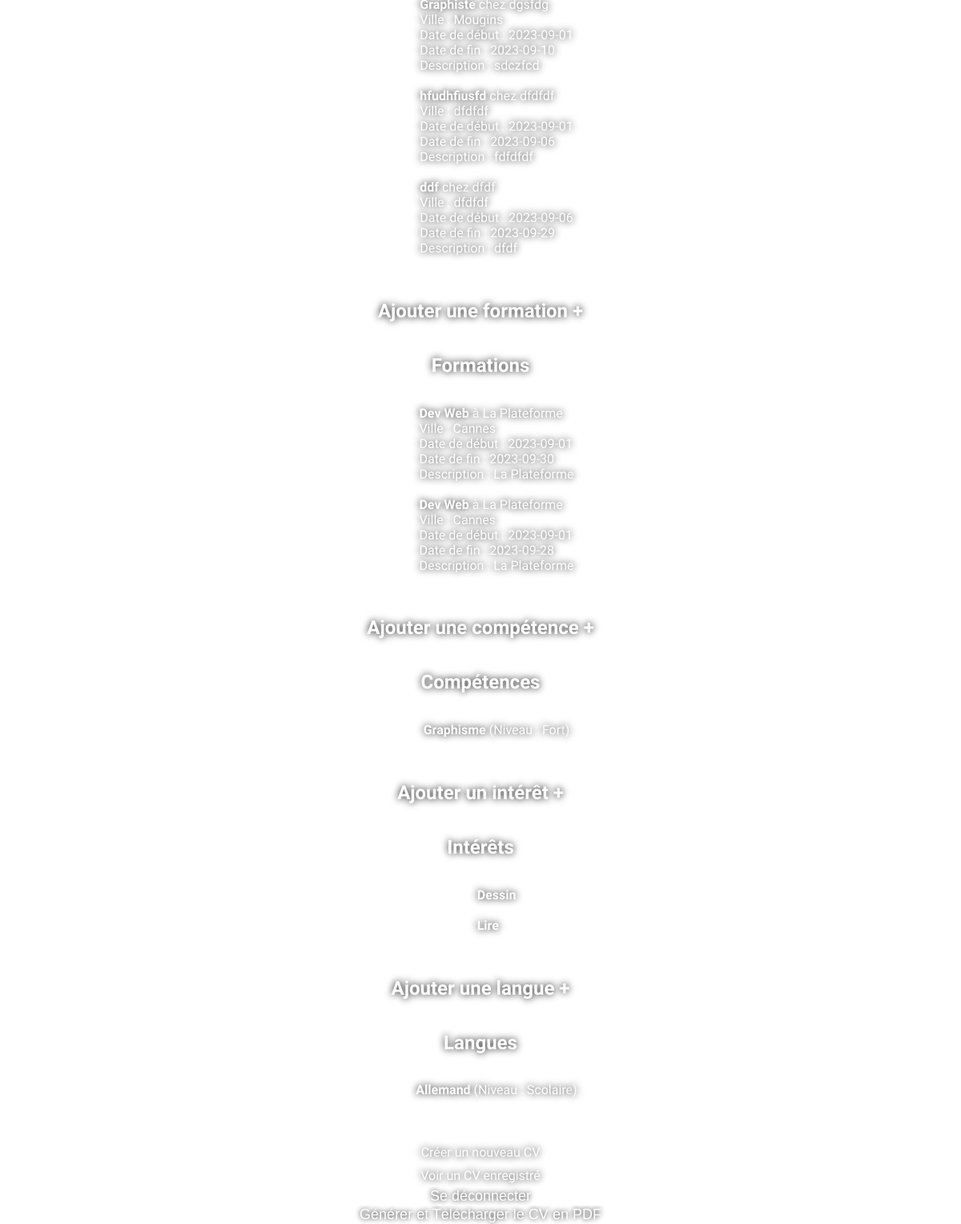
Page /profil.php (signed in) on the committed database.
### tables this page shows
CREATE TABLE IF NOT EXISTS `experience` (
  `id` int NOT NULL AUTO_INCREMENT,
  `utilisateurs_id` int NOT NULL,
  `poste` varchar(255) NOT NULL,
  `employeur` varchar(255) NOT NULL,
  `ville` varchar(255) NOT NULL,
  `date_start` date NOT NULL,
  `date_end` date NOT NULL,
  `description` varchar(255) NOT NULL,
  PRIMARY KEY (`id`)
);

CREATE TABLE IF NOT EXISTS `formation` (
  `id` int NOT NULL AUTO_INCREMENT,
  `utilisateurs_id` int NOT NULL,
  `nom_formation` varchar(255) NOT NULL,
  `nom_etablissement` varchar(255) NOT NULL,
  `ville` varchar(255) NOT NULL,
  `date_start` date NOT NULL,
  `date_end` date NOT NULL,
  `description` varchar(255) NOT NULL,
  PRIMARY KEY (`id`)
);

CREATE TABLE IF NOT EXISTS `competence` (
  `id` int NOT NULL AUTO_INCREMENT,
  `utilisateurs_id` int NOT NULL,
  `nom` varchar(255) NOT NULL,
  `niveau` varchar(255) NOT NULL,
  PRIMARY KEY (`id`)
);

CREATE TABLE IF NOT EXISTS `interet` (
  `id` int NOT NULL AUTO_INCREMENT,
  `utilisateurs_id` int NOT NULL,
  `nom` varchar(255) DEFAULT NULL,
  PRIMARY KEY (`id`)
);

CREATE TABLE IF NOT EXISTS `langue` (
  `id` int NOT NULL AUTO_INCREMENT,
  `utilisateurs_id` int NOT NULL,
  `nom` varchar(255) NOT NULL,
  `niveau` varchar(255) NOT NULL,
  PRIMARY KEY (`id`)
);

### profil.php (the view, shortened to what this page needs)
<?php
$host = "localhost";
$dbname = "cv-crafter";
$username = "pma";
$passwordDB = "plomkiplomki";
try {
    $conn = new PDO("mysql:host=$host;dbname=$dbname", $username, $passwordDB);
    $conn->setAttribute(PDO::ATTR_ERRMODE, PDO::ERRMODE_EXCEPTION);
} catch (PDOException $e) {
    echo "Erreur : " . $e->getMessage();
}
?>
<!DOCTYPE html>
<html>
<head>
  <link id="style" rel="stylesheet" type="text/css" href="style.css">
</head>
<body class="bodyprof">
        <ul>
            <?php
            $experiencesQuery = "SELECT poste, employeur, ville, date_start, date_end, description FROM experience WHERE utilisateurs_id = ?";
            $experiencesStmt = $conn->prepare($experiencesQuery);
            $experiencesStmt->execute([$_SESSION["id"]]);
            $experiences = $experiencesStmt->fetchAll(PDO::FETCH_ASSOC);
            foreach ($experiences as $experience) {
                echo "<li><strong>" . $experience["poste"] . "</strong> chez " . $experience["employeur"] . "<br>";
                echo "Ville : " . $experience["ville"] . "<br>";
                echo "Date de début : " . $experience["date_start"] . "<br>";
                echo "Date de fin : " . $experience["date_end"] . "<br>";
                echo "Description : " . $experience["description"] . "</li><br>";
            }
            ?>
        </ul>
        <h2 id="formation-link">Ajouter une formation +</h2>
        <h2>Formations</h2>
        <ul>
            <?php
            $formationsQuery = "SELECT nom_formation, nom_etablissement, ville, date_start, date_end, description FROM formation WHERE utilisateurs_id = ?";
            $formationsStmt = $conn->prepare($formationsQuery);
            $formationsStmt->execute([$_SESSION["id"]]);
            $formations = $formationsStmt->fetchAll(PDO::FETCH_ASSOC);
            foreach ($formations as $formation) {
                echo "<li><strong>" . $formation["nom_formation"] . "</strong> à " . $formation["nom_etablissement"] . "<br>";
                echo "Ville : " . $formation["ville"] . "<br>";
                echo "Date de début : " . $formation["date_start"] . "<br>";
                echo "Date de fin : " . $formation["date_end"] . "<br>";
                echo "Description : " . $formation["description"] . "</li><br>";
            }
            ?>
        </ul>
        <h2 id="competence-link">Ajouter une compétence +</h2>
        <h2>Compétences</h2>
        <ul>
            <?php
            $competencesQuery = "SELECT nom, niveau FROM competence WHERE utilisateurs_id = ?";
            $competencesStmt = $conn->prepare($competencesQuery);
            $competencesStmt->execute([$_SESSION["id"]]);
            $competences = $competencesStmt->fetchAll(PDO::FETCH_ASSOC);
            foreach ($competences as $competence) {
                echo "<li><strong>" . $competence["nom"] . "</strong> (Niveau : " . $competence["niveau"] . ")</li><br>";
            }
            ?>
        </ul>
        <h2 id="interet-link">Ajouter un intérêt +</h2>
        <h2>Intérêts</h2>
        <ul>
            <?php
            $interetsQuery = "SELECT nom FROM interet WHERE utilisateurs_id = ?";
            $interetsStmt = $conn->prepare($interetsQuery);
            $interetsStmt->execute([$_SESSION["id"]]);
            $interets = $interetsStmt->fetchAll(PDO::FETCH_ASSOC);
            foreach ($interets as $interet) {
                echo "<li><strong>" . $interet["nom"] . "</strong></li><br>";
            }
            ?>
        </ul>
        <h2 id="langue-link">Ajouter une langue +</h2>
        <h2>Langues</h2>
        <ul>
            <?php
            $languesQuery = "SELECT nom, niveau FROM langue WHERE utilisateurs_id = ?";
            $languesStmt = $conn->prepare($languesQuery);
            $languesStmt->execute([$_SESSION["id"]]);
            $langues = $languesStmt->fetchAll(PDO::FETCH_ASSOC);
            foreach ($langues as $langue) {
                echo "<li><strong>" . $langue["nom"] . "</strong> (Niveau : " . $langue["niveau"] . ")</li><br>";
            }
            ?>
        </ul>
    <br>
      <a href="nouveaucv.php">Créer un nouveau CV</a>
    <a href="voircv.php">Voir un CV enregistré</a>
    <form method="GET" action="<?php echo $_SERVER["PHP_SELF"]; ?>">
        <input type="submit" value="Se déconnecter">
    </form>
    <form method="POST" action="pdf_generator.php">
        <input type="submit" value="Générer et Télécharger le CV en PDF">
    </form>
</body>
</html>

### style.css (style rules this page uses)
body { font-family: 'Assistant', sans-serif; height: 100vh; background-color: #ffffff; background-image: url(css/backgroundpc.jpg); background-size: cover; background-position: center; color: #ffffff; display: flex; flex-direction: column; align-items: center; justify-content: center; text-shadow: 0 0 10px black; }
a { text-decoration: none; color: #ffffff; padding: 5px; }
input[type="submit"] { font-size: 18px; color: #fff; text-decoration: none; border: none; background-color: transparent; text-shadow: 0 0 6px black; }

### rows in the picture
experience: ville "Mougins", date_start "2023-09-01", date_end "2023-09-10", description "sdczfcd"
experience: poste "hfudhfiusfd", employeur "dfdfdf", ville "dfdfdf", date_start "2023-09-01", date_end "2023-09-06", description "fdfdfdf"
experience: poste "ddf", employeur "dfdf", ville "dfdfdf", date_start "2023-09-06", date_end "2023-09-29", description "dfdf"
formation: nom_formation "Dev Web", nom_etablissement "La Plateforme", ville "Cannes", date_start "2023-09-01", date_end "2023-09-30", description "La Plateforme"
formation: nom_formation "Dev Web", nom_etablissement "La Plateforme", ville "Cannes", date_start "2023-09-01", date_end "2023-09-28", description "La Plateforme"
competence: nom "Graphisme", niveau "Fort"
interet: nom "Dessin"
interet: nom "Lire"
langue: nom "Allemand", niveau "Scolaire"
